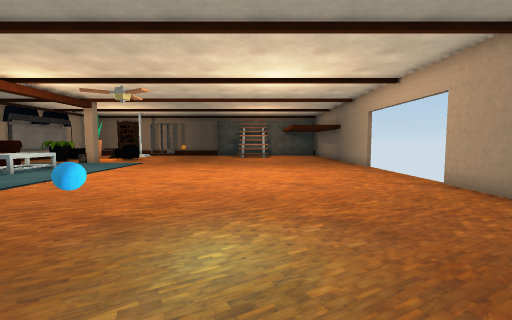
view 1 (above)

19 first-person views from a walk through a 3-D level made in the Unity game engine. The camera is 1.4 m above the floor, tilts 4° down and sees 90° across. The floor is counted in squares, 1 m on a side. Each view is taken from the middle of a square. On the plan, view 1 faces up. The plan holds only what a view shows up to about 13 squares ahead; the rest is blank. The place goes on beyond the plan. Some animated figures are not drawn. Some surface patterns are stand-ins.

view 2
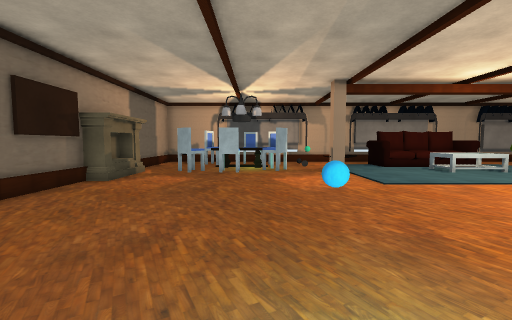

view 3
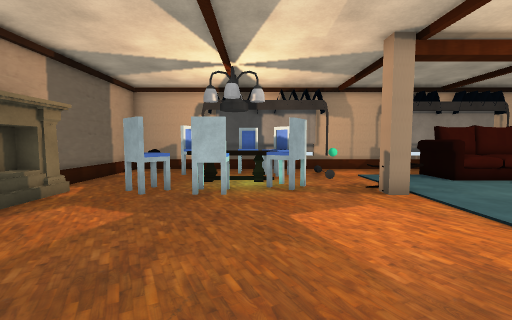

view 4
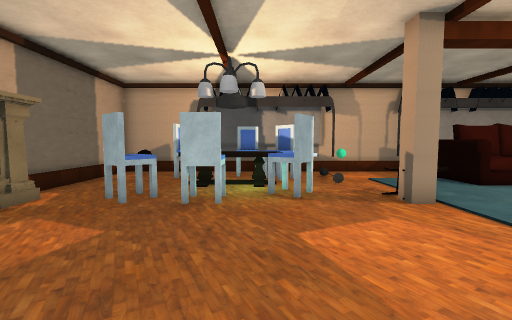

view 5
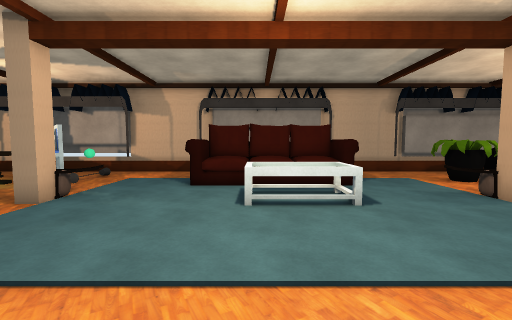

view 6
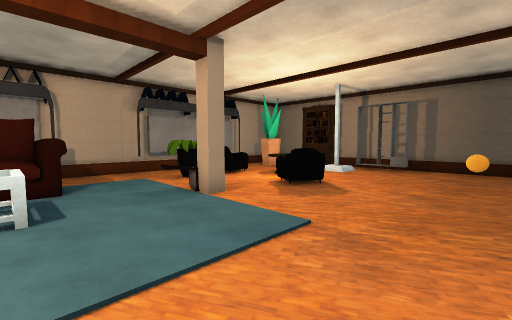

view 7
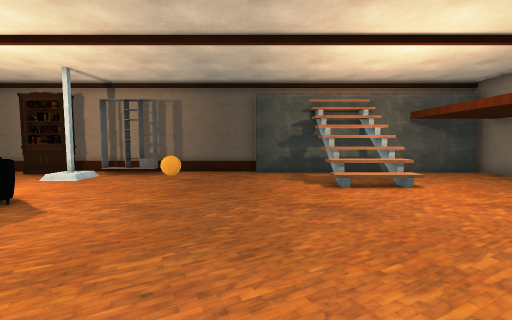

view 8
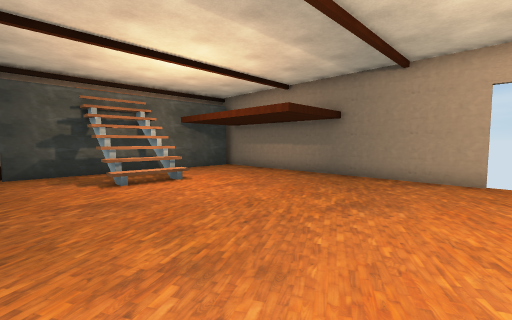

view 9
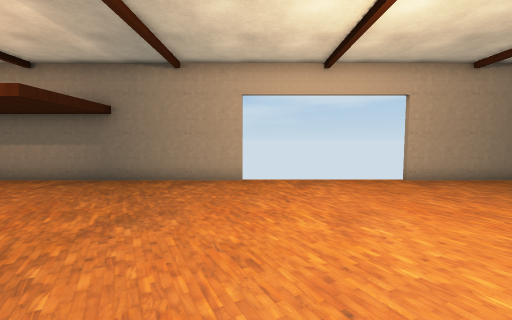

view 10
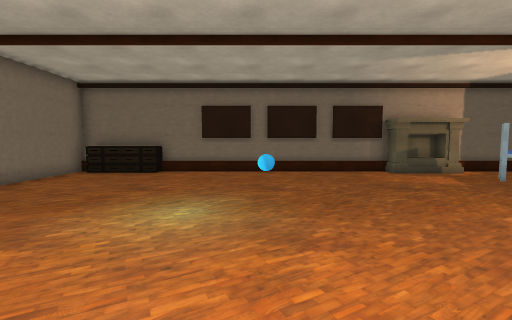

view 11
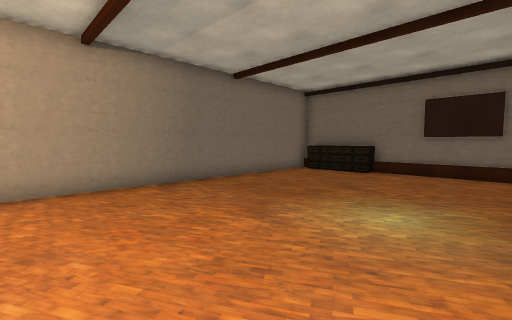

view 12
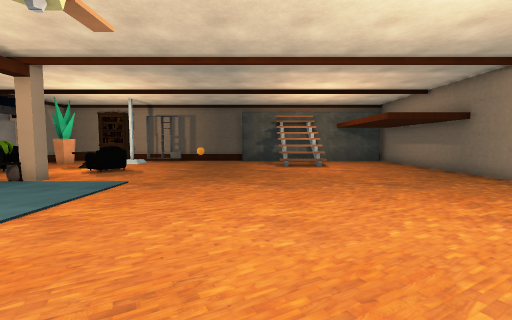

view 13
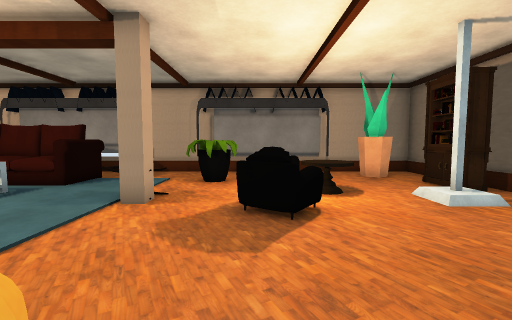

view 14
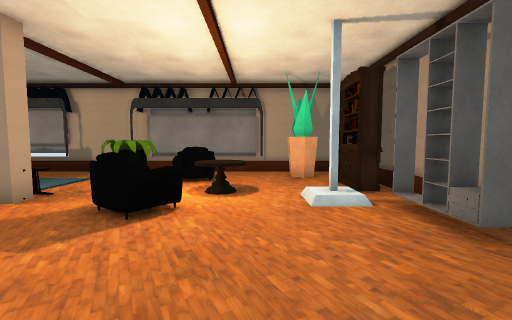

view 15
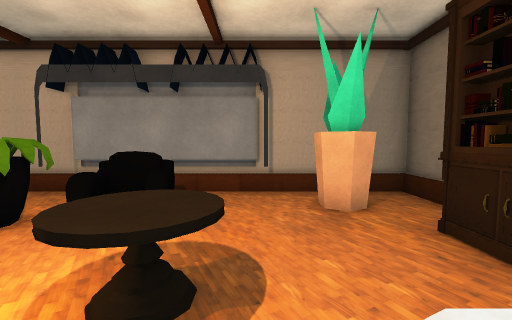

view 16
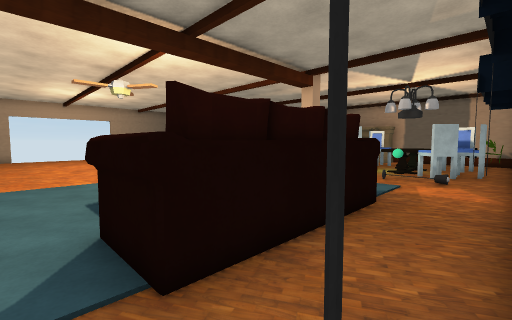

view 17
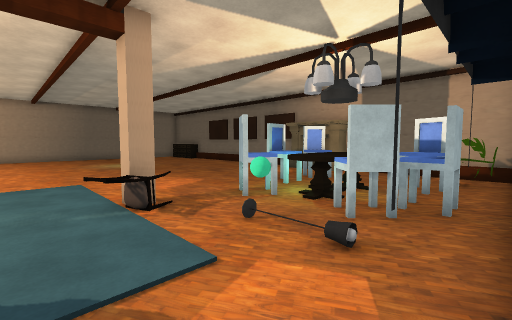

view 18
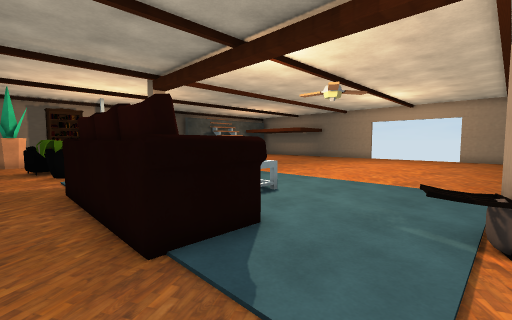

view 19
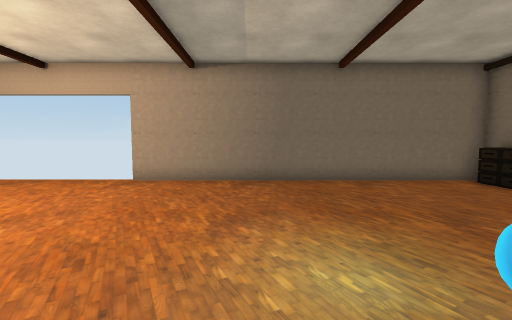

### Floor plan
Key: @ floor where view 1 was taken; # wall or solid block; . floor; / step, stairs or slope; ^ raised ledge; O other object.
Columns run from 18 left of view 1 to 7 right of it. Each row starts with its distance up from view 1.
 28 ###############
 27 #.////////////############
 26 #/../OO#/^/.....././.....#
 25 #/OO.. #........ // .....#
 24 #/...............//#.... #
 23 ##...............///.....#
 22  #...OO..................#
 21  #.OO...O................#
 20  #.OO..OO................#
 19  #.OOO.......O...........#
 18 ##.OO....................#
 17 #.....OO.................#
 16 #.....O..................#
 15 #........................#
 14  O.OOO...................
 13  #.OO/OO.................
 12  #.OO OO.................
 11  #.OO/OO.................
 10  #.OO/...................
  9 ##.OOO...................
  8 #........................#
  7 #.....O..................#
  6 #.....OO.................#
  5 ##O.O....................#
  4  #.......................#
  3  #.OOOO.........O........#
  2  #OOOO...................#
  1  #OOOO.O.................#
  0 ##OOOO............@......#
 -1 #/OO..OO.................#
 -2 #/O....O.................#
 -3 #/OO.....................#
 -4 #./////OOO###.O#.#O..OOO.#
 -5 #######     ## ### ##   ##

Where each view was taken, in squares from view 1:
view 1: 0 up, 0 right, facing up
view 2: 2 up, 1 right, facing left
view 3: 2 up, 4 left, facing left
view 4: 2 up, 5 left, facing left
view 5: 11 up, 5 left, facing left
view 6: 13 up, 5 left, facing up-left
view 7: 15 up, 4 left, facing up
view 8: 14 up, 4 left, facing up-right
view 9: 14 up, 3 left, facing right
view 10: 8 up, 2 left, facing down
view 11: 8 up, 2 left, facing down-right
view 12: 8 up, 3 left, facing up
view 13: 20 up, 5 left, facing left
view 14: 23 up, 5 left, facing left
view 15: 23 up, 10 left, facing left
view 16: 15 up, 17 left, facing down-right
view 17: 8 up, 17 left, facing down-right
view 18: 6 up, 16 left, facing up-right
view 19: 4 up, 3 left, facing right
